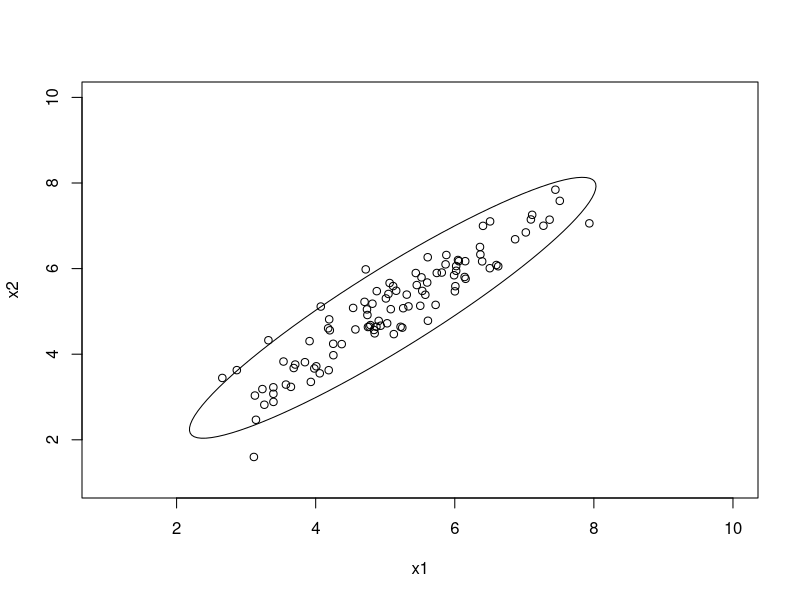
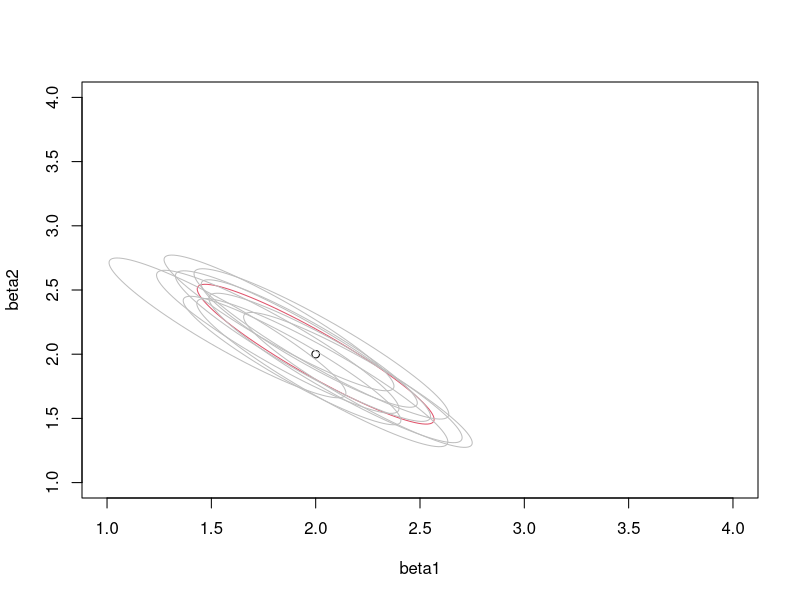

The R script that drew these images, in order:
# A Simple Simulation of some least squares confidence ellipses"

#Generate a pair of dependent covariates
X <- matrix(rnorm(200,3,1),100,2)
r <- .7
X <- X %*% matrix(c(1,r,r,1),2,2)

#Setup plot
X11()
plot(1:10,1:10,xlab="x1",ylab="x2",type="n",pty="s")

points(X)
require(ellipse)
lines(ellipse(cov(X),centre=apply(X,2,mean)))

#Now plot some confidence ellipses for regression fits

X11()
plot(1:4,1:4,xlab="beta1",ylab="beta2",type="n",pty="s")
lines(ellipse(solve(cov(X)*100),centre=c(2,2)),col=2)
points(2,2)

for(i in 1:10){
	y <- 2*X[,1] + 2 * X[,2] + rnorm(100)
	f <- lm(y ~ X)
	lines(ellipse(f,which = 2:3),col="grey")
	}
